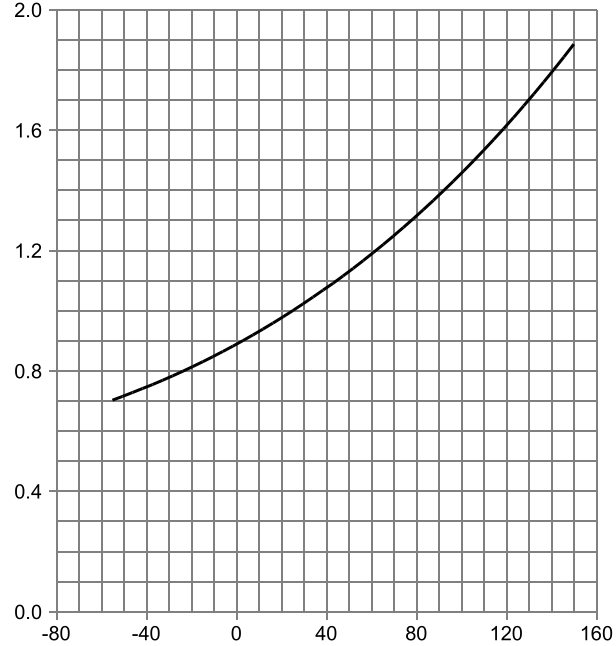
#> input picture img/4.png, 616 x 646 px
$ python remove_color_range.py
#> lines starting #> are read from the running program, lines starting #| are printed output that depends on the picture; after the words box and inside, x2 and y2 are one past the last pixel; in counts of white or black regions, pixels touching at a corner belong together
#> in extract, img is the input picture: PIL image 616x646 RGBA; mean R, G, B, A 236.7, 236.7, 236.7, 255
from PIL import Image
import cv2
import numpy

import matplotlib.pyplot as plt

# 18, 121, 190
_red_lim = [10,30]
_green_lim = [100,150]
_blue_lim = [180,220]

class DataExtractor:
    def __init__(self):
        self._red_lim = [0,20]
        self._green_lim = [0,20]
        self._blue_lim = [0,20]
        self._fuzzy_range = 100 #fuzzy range refers to picking range(0~255)
        self._step = 10
        self._x1 = 56
        self._x2 = 598
        self._y1 = 12
        self._y2 = 612
        self._filter_size = 2
        self.width = 0
        self.height = 0
        self.startX = -80#从datasheet读取的数据
        self.startY = 0 # 从datasheet读取的数据
        self.endX = 160
        self.endY = 2
        self.image_width = self._x2-self._x1
        self.image_height = self._y2-self._y1

    def set_fuzzy_color_range(self,pixdata):
        self._red_lim[0] = pixdata[0] - self._fuzzy_range if pixdata[0]>self._fuzzy_range else 0
        self._red_lim[1] = pixdata[0] + self._fuzzy_range if pixdata[0]<255-self._fuzzy_range else 255
        self._green_lim[0] = pixdata[1] - self._fuzzy_range if pixdata[1]>self._fuzzy_range else 0
        self._green_lim[1] = pixdata[1] + self._fuzzy_range if pixdata[1]<255-self._fuzzy_range else 255
        self._blue_lim[0] = pixdata[2] - self._fuzzy_range if pixdata[2]>self._fuzzy_range else 0
        self._blue_lim[1] = pixdata[2] + self._fuzzy_range if pixdata[2]<255-self._fuzzy_range else 255

    def check_valid(self,pixdata):
        if(pixdata[0]<self._red_lim[0] or pixdata[0]>self._red_lim[1]):
            return False
        if(pixdata[1]<self._green_lim[0] or pixdata[1]>self._green_lim[1]):
            return False
        if(pixdata[2]<self._blue_lim[0] or pixdata[2]>self._blue_lim[1]):
            return False
        return True

    def filter_color_range(self,image):
        img = image
        pixdata = img.load()
        original_image = numpy.array(img)#转换为cv2能用的格式
        cv2.imshow("original",original_image)
        self.width = img.size[0]
#> self.width = 616
        self.height = img.size[1]
#> self.height = 646

        for y in range(img.size[1]):
            for x in range(img.size[0]):
                # 二值化
                if not self.check_valid(pixdata[x,y]):
                    pixdata[x, y] = (255,255,255,255)
                else:
                    pixdata[x, y] = (0,0,0,0)
        image = numpy.array(img)#转换为cv2能用的格式
        image = image[:, :, :].copy()

        # result是一个y*x*color_channel的数组
        result = self.remove_grid(img)

        # 去除边界，但是目前这个写法可能不适合提取数据
        # result[:,0:self._x1] = 0
        # result[self._y2:self.height,:] = 0

        return result

    def remove_grid(self,pixdata):
        image = numpy.array(pixdata)
        image = image[:, :, :].copy()
        gray = cv2.cvtColor(image,cv2.COLOR_BGR2GRAY)#读取灰度
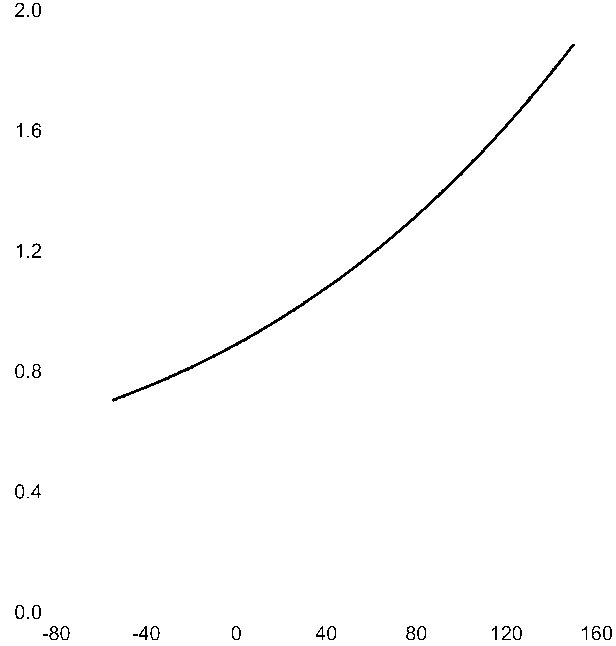
#> gray: shape (646, 616); 99.2% white; black in thin lines or dots
        thresh = cv2.threshold(gray, 0, 255, cv2.THRESH_BINARY_INV + cv2.THRESH_OTSU)[1]
#> thresh: shape (646, 616); 0.76% white in thin lines or dots

        # Remove grid
        horizontal_kernel = cv2.getStructuringElement(cv2.MORPH_RECT, (self._filter_size,self._filter_size))
        result = cv2.erode(thresh,horizontal_kernel)
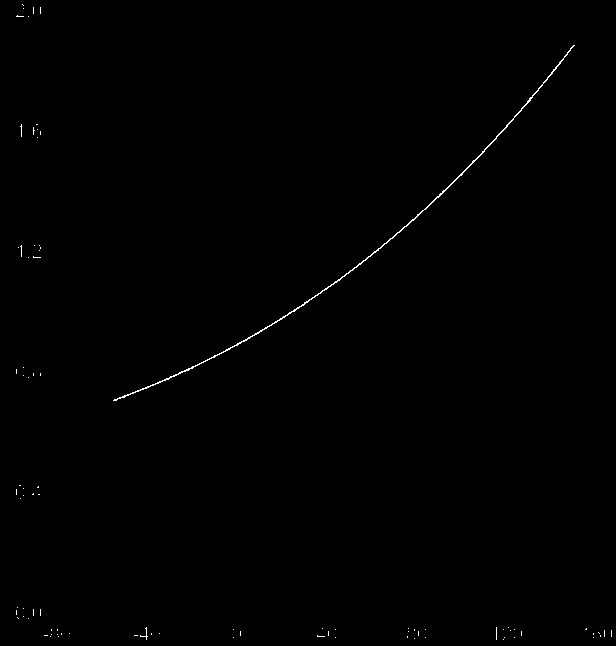
#> result: shape (646, 616); 0.29% white in thin lines or dots
        return result

    def extract(self,file_name):
        img = Image.open(file_name)
        img = img.convert("RGBA")
        binary_data = self.filter_color_range(img)
        # 去除边界
        binary_data_without_border = self.remove_boarder(binary_data)
        # cv2.imshow("border move",binary_data_without_border)

        extracted_data = self.extract_data(binary_data_without_border)

        self.plot_value(extracted_data[:,0],extracted_data[:,1])

    def remove_boarder(self,data):
        return data[self._y1:self._y2,self._x1:self._x2]
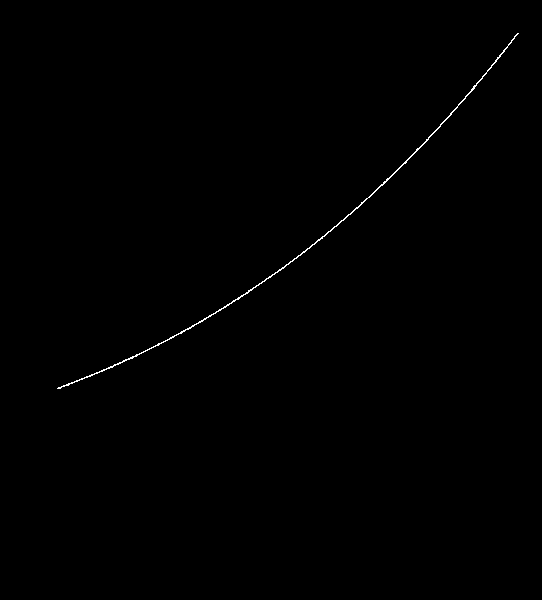
#> returned value: shape (600, 542); 0.27% white in thin lines or dots, all inside (x1, y1, x2, y2) = (57, 33, 519, 389)

    def extract_data(self,data):
        result = []
        # data = data.T

        for i in range(0,self.image_width,self._step):
            # 如果有黑色像素，取中值
            # 注意行列和矩阵的维度的对应
            # 矩阵中，第一维为行，第二为列。所以对x坐标进行循环， 就应该取出对应的列的所有行
            if(255 in data[:,i]):
                ldx = self.image_height-numpy.median(numpy.argwhere(data[:,i]==255))
                result.append([i,ldx])
#> this loop made 55 passes
#> ldx on passes 7 to 18: 212.5, 217, 221, 224.5, 229, 233.5, 237.5, 242.5, 247, 252, 257, 262.5
#> after the loop, result = 46 pairs, first value 60 to 510, second value 212.5 to 557.5
#> in extract, `extracted_data = self.extract_data(binary_data_without_border)`: extracted_data has the same summary as result in extract_data
        # print(numpy.array(result))
        return numpy.array(result)

    def plot_value(self,x,y):
        plt.figure(figsize=(5,5))
        plt.plot(x/self.width*(self.endX-self.startX)+self.startX,y/self.height*(self.endY-self.startY)+self.startY,"-x",label="$sin(x)$",color="red",linewidth=2)
        plt.xlabel("x")
        plt.ylabel("y")
        plt.title("Extract Data")
        plt.ylim(self.startY,self.endY)
        plt.xlim(self.startX,self.endX)
        plt.grid()
        plt.show()
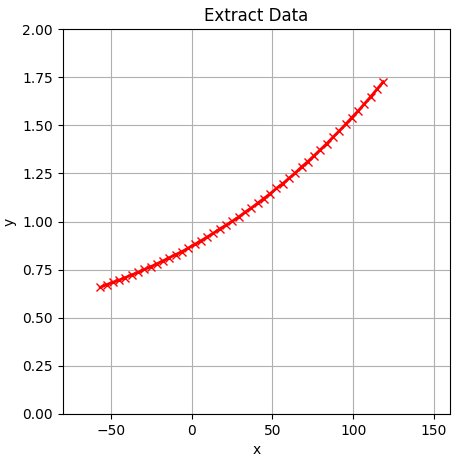
#> figure drawn by matplotlib, 1 panel; curve peaks at x = 118.7, y = 1.73


d1 = DataExtractor()
d1.set_fuzzy_color_range([0, 0, 0])
d1.extract('img/4.png')
cv2.waitKey()
# 780*439

$ run again, with img/2.png copied over img/4.png
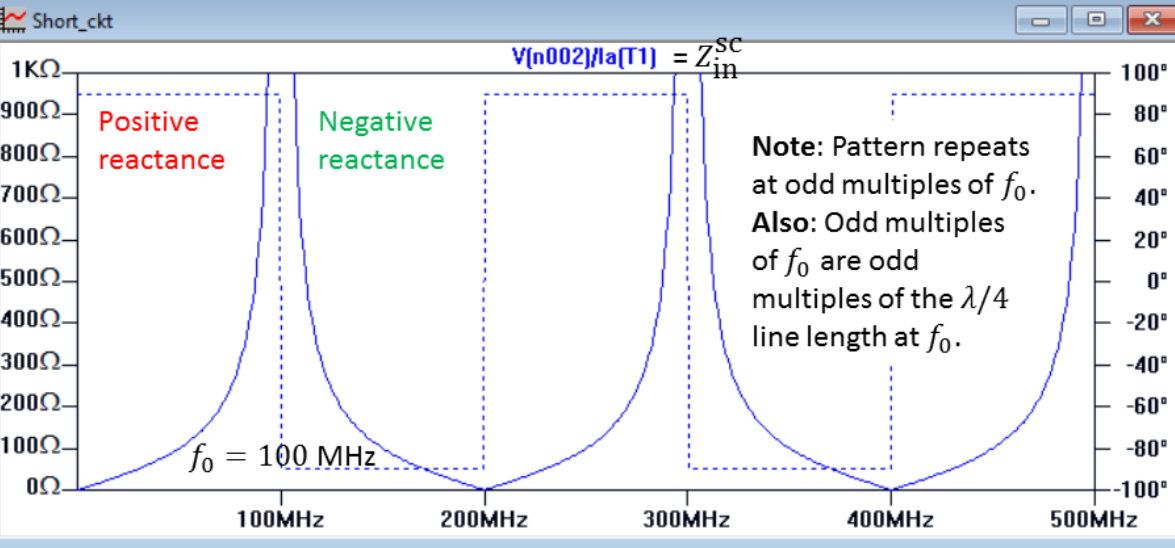
#> input picture img/2.png, 1175 x 548 px
#> in extract, img is the input picture: PIL image 1175x548 RGBA; mean R, G, B, A 233.4, 235.3, 240.5, 255
#> gray: shape (548, 1175); 97.3% white; black in thin lines or dots
#> thresh: shape (548, 1175); 2.7% white in thin lines or dots
#> in remove_boarder, `return data[self._y1:self._y2,self._x1:self._x2]`:
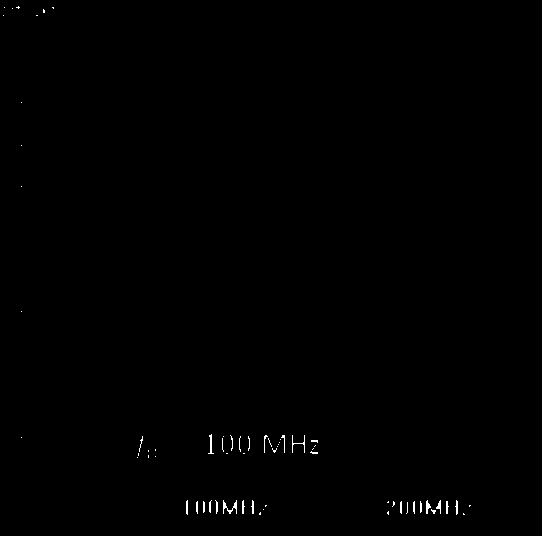
#> returned value: shape (536, 542); 0.29% white in thin lines or dots, all inside (x1, y1, x2, y2) = (3, 6, 471, 515)
#> the loop in extract_data, `for i in range(0,self.image_width,self._step):` made 55 passes
#> ldx on passes 15, 22, 24, 25, 27, 28, 29, 31: 155, 150, 89, 151, 87, 156.5, 161, 157
#> after the loop in extract_data, `for i in range(0,self.image_width,self._step):`: result = [[140, 155], [210, 150], [230, 89], [240, 151], [260, 87], [270, 156.5], [280, 161], [300, 157], [310, 148], [400, 93], [420, 93.5], [430, 93.5], [440, 93.5], [470, 95]]
#> extracted_data = 14 rows, first 8: [140, 155], [210, 150], [230, 89], [240, 151], [260, 87], [270, 156.5], [280, 161], [300, 157]
#> in plot_value, `plt.show()`:
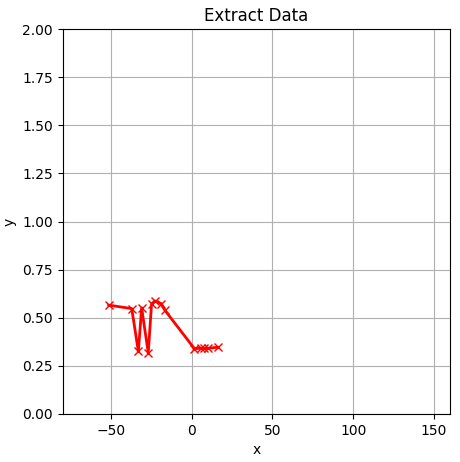
#> figure drawn by matplotlib, 1 panel; curve peaks at x = -22.81, y = 0.588
